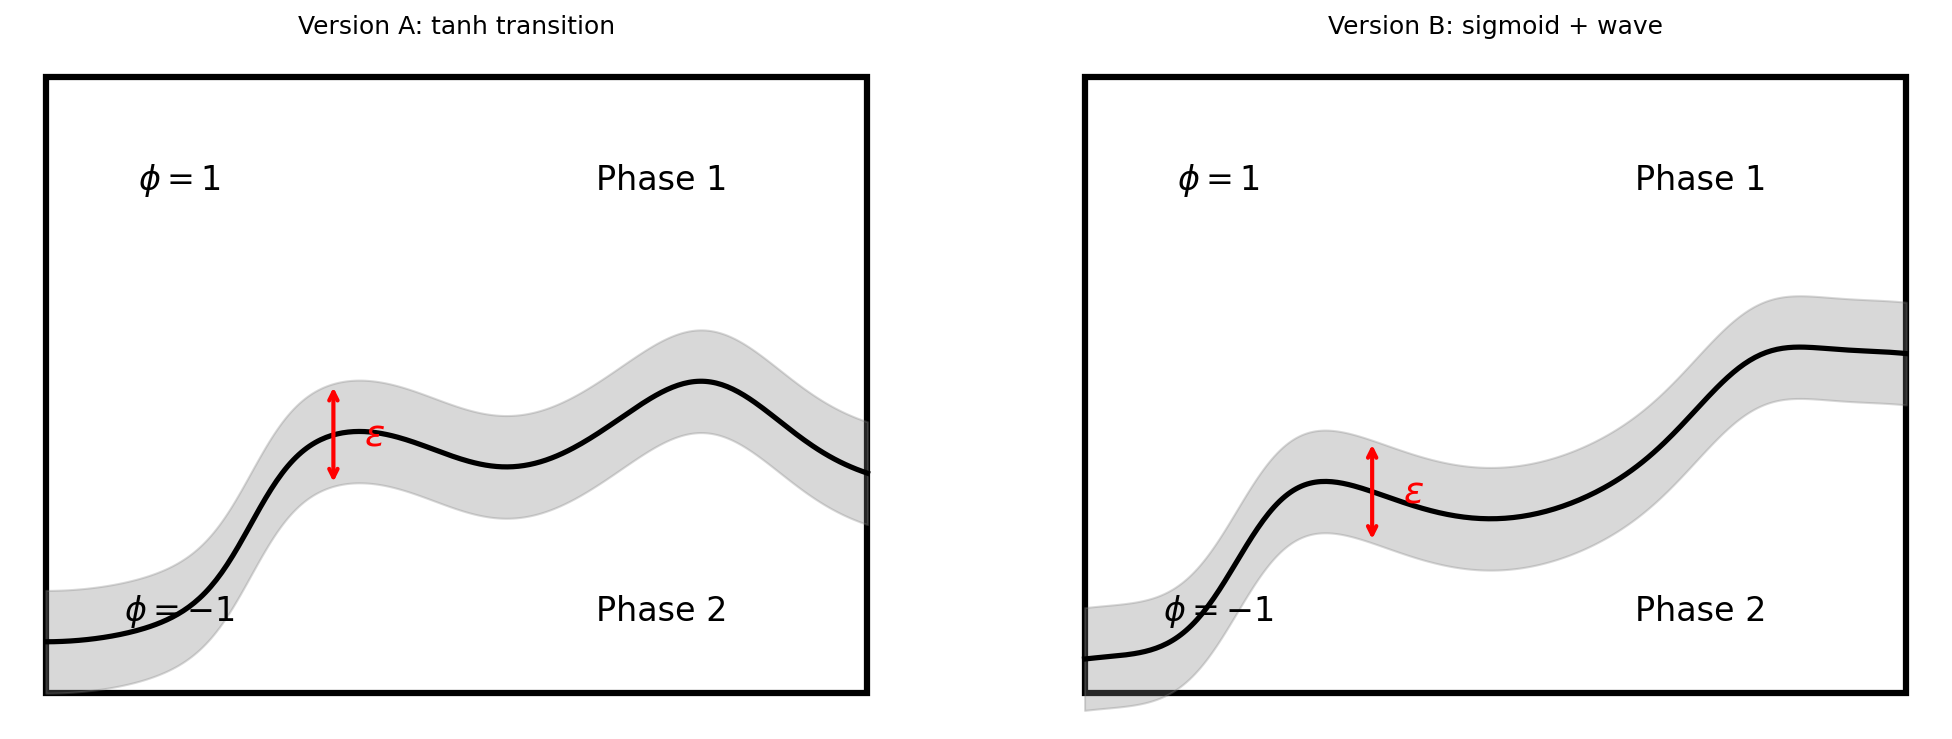

This chart was generated by the following Python code:
"""
Draft 2: Refine the boundary curve to better match the original.

The original has:
- Curve starts at left edge near the bottom (y ~ 1/6 of height)
- Very steep S-shape: rises sharply from bottom-left to about 2/3 height at x=2.5
- Then curves back down to about 1/3 height at x=5
- Small bump/hump near x=6.5 going up slightly
- Exits right edge at about 1/3 height (slightly below center)

The box in the original appears slightly wider than tall (aspect ratio ~4:3).
"""
import matplotlib.pyplot as plt
import numpy as np

fig, axes = plt.subplots(1, 2, figsize=(14, 5))

box_w, box_h = 8, 6

for ax_idx, ax in enumerate(axes):
    rect = plt.Rectangle((0, 0), box_w, box_h, linewidth=3, edgecolor='black', facecolor='white')
    ax.add_patch(rect)

    x = np.linspace(0, box_w, 300)

    if ax_idx == 0:
        # Version A: steeper S-curve using atan or tanh transition
        # Transition from low to high centered around x=2
        transition = 1.5 * (np.tanh(2.0*(x - 2.0)) + 1) / 2  # goes from ~0 to ~1.5
        # Overall rising baseline
        base = 1.0
        # Small oscillation on top
        osc = -0.5 * np.cos(0.7 * x)
        # Bump near right
        bump = 0.5 * np.exp(-((x - 6.5)**2) / 0.8)
        # Dip in the middle
        dip = -0.8 * np.exp(-((x - 4.5)**2) / 1.5)

        y_boundary = base + transition + osc + bump + dip
        ax.set_title("Version A: tanh transition")

    else:
        # Version B: More aggressive S-shape
        # The curve in the original looks like it goes:
        # - from (0, 0.8) very steeply up to (2, 4.5)
        # - then down to (5, 2.0)
        # - small bump at (6.5, 3.0)
        # - exit at (8, 2.5)

        # Use a combination: steep sigmoid + sinusoidal
        sigmoid = 3.0 / (1 + np.exp(-3*(x - 1.5)))  # steep rise centered at x=1.5
        wave = -0.8 * np.sin(0.8*(x - 2.0))
        bump = 0.4 * np.exp(-((x - 6.5)**2) / 0.6)

        y_boundary = 0.5 + sigmoid + wave + bump - 1.0
        # Adjust so it starts low and ends mid
        ax.set_title("Version B: sigmoid + wave")

    y_boundary = np.clip(y_boundary, 0.1, box_h - 0.1)

    epsilon = 0.5
    ax.fill_between(x, y_boundary - epsilon, y_boundary + epsilon,
                    color='gray', alpha=0.3, zorder=2)
    ax.plot(x, y_boundary, 'k-', linewidth=2.5, zorder=3)

    ax.text(1.3, 5, r'$\phi = 1$', fontsize=16, ha='center', va='center')
    ax.text(6, 5, 'Phase 1', fontsize=16, ha='center', va='center')
    ax.text(1.3, 0.8, r'$\phi = -1$', fontsize=16, ha='center', va='center')
    ax.text(6, 0.8, 'Phase 2', fontsize=16, ha='center', va='center')

    # Epsilon arrow
    idx = int(2.8 / box_w * 300)
    arrow_y_c = y_boundary[idx]
    ax.annotate('', xy=(2.8, arrow_y_c + epsilon), xytext=(2.8, arrow_y_c - epsilon),
                arrowprops=dict(arrowstyle='<->', color='red', lw=2))
    ax.text(3.1, arrow_y_c, r'$\varepsilon$', fontsize=18, color='red', ha='left', va='center')

    ax.set_xlim(-0.3, box_w + 0.3)
    ax.set_ylim(-0.3, box_h + 0.3)
    ax.set_aspect('equal')
    ax.axis('off')

    print(f"Version {'A' if ax_idx==0 else 'B'}:")
    print(f"  y at x=0: {y_boundary[0]:.2f}")
    print(f"  y at x=2: {y_boundary[int(2/8*300)]:.2f}")
    print(f"  y at x=4: {y_boundary[int(4/8*300)]:.2f}")
    print(f"  y at x=6: {y_boundary[int(6/8*300)]:.2f}")
    print(f"  y at x=8: {y_boundary[-1]:.2f}")

plt.tight_layout()
plt.savefig('/Users/mingheiwong/Desktop/MathThermoCourseLatex/TikzPlayground/TestCase1-opus/draft2.png',
            dpi=150, bbox_inches='tight')
plt.close()
print("Draft 2 saved.")
